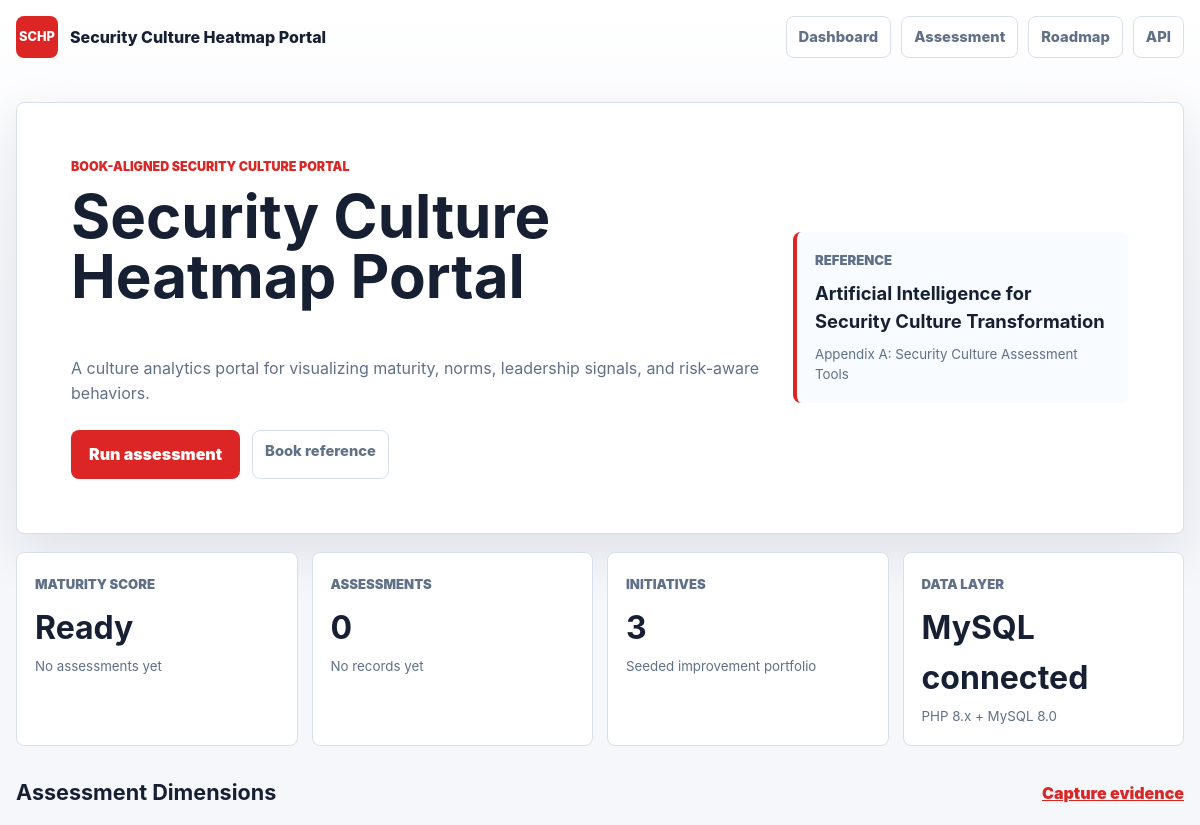
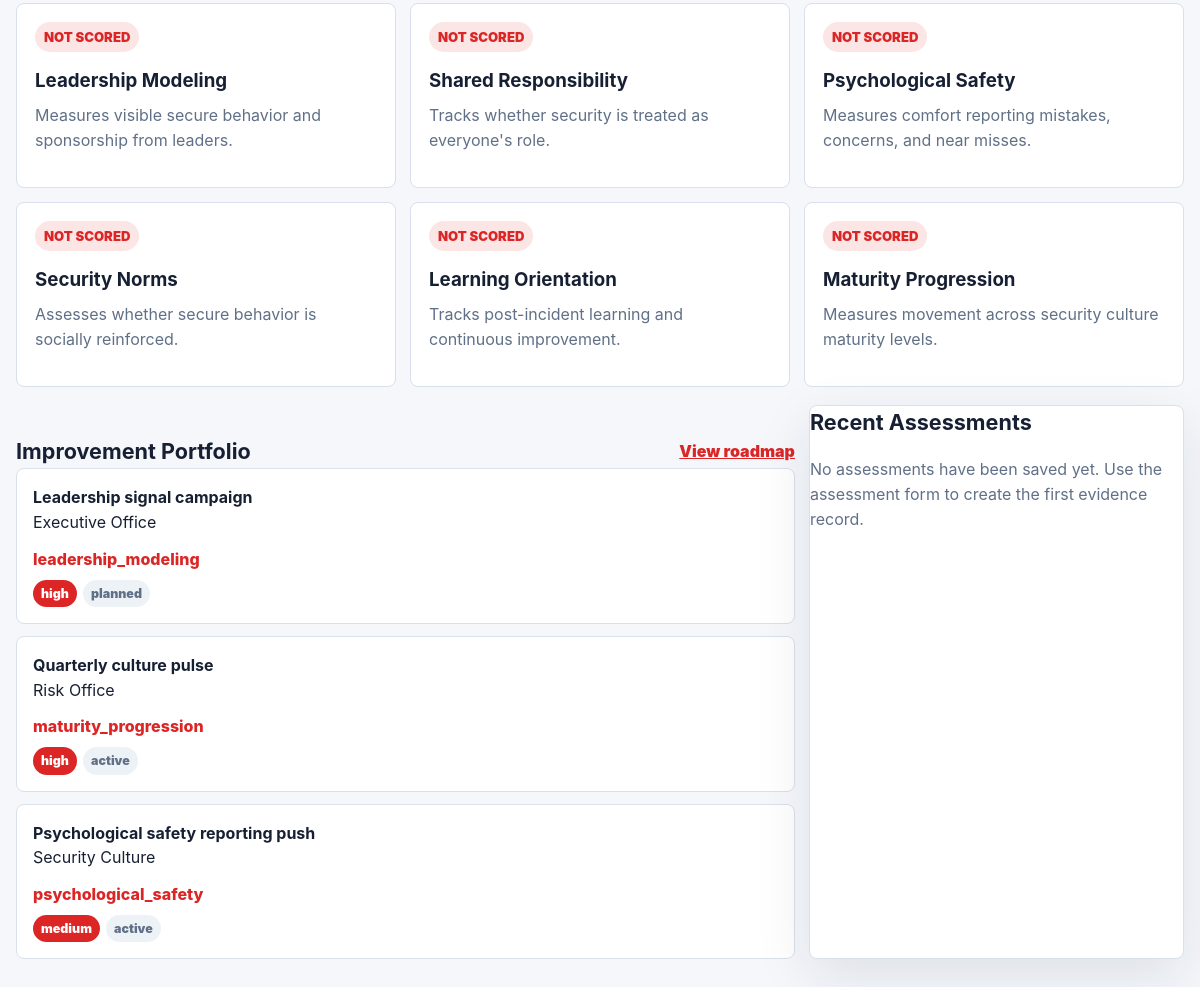
The page / on the database its author committed (2 pictures, top to bottom).
### tables this page shows
CREATE TABLE IF NOT EXISTS initiatives (
  id BIGINT UNSIGNED AUTO_INCREMENT PRIMARY KEY,
  title VARCHAR(220) NOT NULL UNIQUE,
  owner VARCHAR(160) NOT NULL,
  status ENUM('planned','active','paused','completed') NOT NULL DEFAULT 'planned',
  priority ENUM('low','medium','high') NOT NULL DEFAULT 'medium',
  impact_area VARCHAR(120) NOT NULL,
  due_date DATE NULL,
  created_at DATETIME NOT NULL DEFAULT CURRENT_TIMESTAMP,
  updated_at DATETIME NOT NULL DEFAULT CURRENT_TIMESTAMP ON UPDATE CURRENT_TIMESTAMP,
  INDEX idx_initiatives_status_priority (status, priority)
);

### src/Support/View.php (called while the page is built, shortened)
<?php
final class View
{
    public static function e(string|int|float|null $value): string
    {
        return htmlspecialchars((string) $value, ENT_QUOTES, 'UTF-8');
    }
}

### src/Repository/PortalRepository.php (called while the page is built, shortened)
<?php
final class PortalRepository
{
    public function connected(): bool
    {
        return $this->db instanceof PDO;
    }
    public function summary(): array
    {
        return [
            'connected' => true,
            'assessment_count' => (int) $this->db->query('SELECT COUNT(*) FROM assessments')->fetchColumn(),
            'initiative_count' => (int) $this->db->query('SELECT COUNT(*) FROM initiatives')->fetchColumn(),
            'average_score' => $this->nullableFloat($this->db->query('SELECT AVG(weighted_score) FROM assessments')->fetchColumn()),
            'latest_assessment_at' => $this->db->query('SELECT MAX(created_at) FROM assessments')->fetchColumn() ?: null,
        ];
    }
    public function recentAssessments(int $limit = 5): array
    {
        $stmt = $this->db->prepare('SELECT * FROM assessments ORDER BY created_at DESC LIMIT :limit');
        $stmt->bindValue('limit', $limit, PDO::PARAM_INT);
        $stmt->execute();
        return $stmt->fetchAll();
    }
    public function dimensionAverages(): array
    {
        $rows = $this->db->query('SELECT dimension_key, AVG(score) AS average_score FROM assessment_scores GROUP BY dimension_key')->fetchAll();
        $averages = [];
        return $averages;
    }
    public function initiatives(): array
    {
        return $this->db->query('SELECT * FROM initiatives ORDER BY FIELD(priority, "high", "medium", "low"), title')->fetchAll();
    }
    private function nullableFloat(mixed $value): ?float
    {
        return $value === null ? null : round((float) $value, 2);
    }
}

### src/bootstrap.php (called while the page is built, shortened)
<?php
spl_autoload_register(function (string $class): void {
    $prefix = 'Portal\\';
    $relative = str_replace('\\', DIRECTORY_SEPARATOR, substr($class, strlen($prefix)));
    $file = __DIR__ . DIRECTORY_SEPARATOR . $relative . '.php';
});

### public/index.php (the view, shortened to what this page needs)
<?php
require __DIR__ . '/../src/bootstrap.php';
$config = Json::decode((string) file_get_contents(__DIR__ . '/../config/portal.json'), []);
$repository = new PortalRepository(Database::tryConnection());
$scoring = new ScoringService();
sendPage($config, 'Dashboard', renderDashboard($config, $repository, $scoring));
function sendPage(array $config, string $title, string $body, int $status = 200): void
{
    echo layout($config, $title, $body);
    exit;
}
function layout(array $config, string $title, string $body): string
{
    $appTitle = View::e((string) ($config['title'] ?? 'Portal'));
    $pageTitle = View::e($title);
    $short = View::e((string) ($config['short_name'] ?? 'PORTAL'));
    $accent = View::e((string) ($config['accent'] ?? '#0f766e'));
    return <<<HTML
<!doctype html>
<html lang="en">
<head>
  <meta charset="utf-8">
  <meta name="viewport" content="width=device-width, initial-scale=1">
  <title>{$pageTitle} | {$appTitle}</title>
  <style>:root { --primary: {$accent}; }</style>
  <link rel="stylesheet" href="/assets/app.css">
</head>
<body>
  <header class="topbar">
    <a class="brand" href="/"><span class="brand-mark">{$short}</span><span>{$appTitle}</span></a>
    <nav>
      <a href="/">Dashboard</a>
      <a href="/assessment">Assessment</a>
      <a href="/roadmap">Roadmap</a>
      <a href="/api/summary">API</a>
    </nav>
  </header>
  <main class="page-shell">{$body}</main>
</body>
</html>
HTML;
}
function renderDashboard(array $config, PortalRepository $repository, ScoringService $scoring): string
{
    $summary = $repository->summary();
    $averages = $repository->dimensionAverages();
    $initiatives = $repository->initiatives() ?: ($config['initiatives'] ?? []);
    $recent = $repository->recentAssessments();
    $score = $summary['average_score'] ?? null;
    $band = $score === null ? 'No assessments yet' : $scoring->maturityBand((float) $score);
    $scoreLabel = $score === null ? 'Ready' : number_format((float) $score, 1) . '%';
    $dbStatus = $summary['connected'] ? 'MySQL connected' : 'MySQL not connected';
    $assessmentCount = (string) ($summary['assessment_count'] ?? 0);
    $initiativeCount = (string) ($summary['initiative_count'] ?? 0);
    $latestAssessment = View::e((string) ($summary['latest_assessment_at'] ?? 'No records yet'));
    $saved = isset($_GET['saved']) ? '<div class="notice">Assessment saved successfully.</div>' : '';
    $dimensionCards = renderDimensionCards($config, $averages);
    $initiativeCards = renderInitiatives($initiatives);
    $recentRows = renderRecentAssessments($recent);
    $book = $config['book'];
    $portalTitle = View::e((string) $config['title']);
    $bookTitle = View::e((string) $book['title']);
    $bookUrl = View::e((string) $book['url']);
    $tagline = View::e((string) $config['tagline']);
    $alignment = View::e((string) $book['alignment']);
    return <<<HTML
{$saved}
<section class="hero panel">
  <div>
    <p class="eyebrow">Book-aligned security culture portal</p>
    <h1>{$portalTitle}</h1>
    <p>{$tagline}</p>
    <div class="hero-actions">
      <a class="button-link" href="/assessment">Run assessment</a>
      <a class="secondary-link" href="{$bookUrl}" target="_blank" rel="noopener">Book reference</a>
    </div>
  </div>
  <aside class="book-card">
    <span>Reference</span>
    <strong>{$bookTitle}</strong>
    <small>{$alignment}</small>
  </aside>
</section>
<section class="metric-grid">
  <article><span>Maturity score</span><strong>{$scoreLabel}</strong><small>{$band}</small></article>
  <article><span>Assessments</span><strong>{$assessmentCount}</strong><small>{$latestAssessment}</small></article>
  <article><span>Initiatives</span><strong>{$initiativeCount}</strong><small>Seeded improvement portfolio</small></article>
  <article><span>Data layer</span><strong>{$dbStatus}</strong><small>PHP 8.x + MySQL 8.0</small></article>
</section>
<section class="section-head"><h2>Assessment Dimensions</h2><a href="/assessment">Capture evidence</a></section>
<section class="dimension-grid">{$dimensionCards}</section>
<section class="split-layout">
  <div>
    <section class="section-head"><h2>Improvement Portfolio</h2><a href="/roadmap">View roadmap</a></section>
    <div class="stack">{$initiativeCards}</div>
  </div>
  <aside class="panel">
    <h2>Recent Assessments</h2>
    {$recentRows}
  </aside>
</section>
HTML;
}
function renderDimensionCards(array $config, array $averages): string
{
    $html = '';
    foreach ($config['dimensions'] ?? [] as $dimension) {
        $key = (string) $dimension['key'];
        $label = View::e((string) $dimension['label']);
        $description = View::e((string) $dimension['description']);
        $average = isset($averages[$key]) ? number_format(((float) $averages[$key] / 5) * 100, 0) . '%' : 'Not scored';
        $html .= "<article class=\"panel dimension-card\"><span>{$average}</span><h3>{$label}</h3><p>{$description}</p></article>";
    }
    return $html;
}
function renderInitiatives(array $initiatives): string
{
    $html = '';
    foreach ($initiatives as $initiative) {
        $title = View::e((string) ($initiative['title'] ?? 'Initiative'));
        $owner = View::e((string) ($initiative['owner'] ?? 'Owner pending'));
        $status = View::e((string) ($initiative['status'] ?? 'planned'));
        $priority = View::e((string) ($initiative['priority'] ?? 'medium'));
        $impact = View::e((string) ($initiative['impact_area'] ?? 'culture'));
        $html .= "<article class=\"initiative\"><div><strong>{$title}</strong><span>{$owner}</span></div><div><em>{$impact}</em><span class=\"badge\">{$priority}</span><span class=\"badge soft\">{$status}</span></div></article>";
    }
    return $html;
}
function renderRecentAssessments(array $recent): string
{
    if ($recent === []) {
        return '<p class="muted">No assessments have been saved yet. Use the assessment form to create the first evidence record.</p>';
    }
    $html = '<div class="recent-list">';
    return $html . '</div>';
}

### public/assets/app.css (style rules this page uses)
:root { color-scheme: light; --bg: #f5f7fb; --surface: #ffffff; --surface-soft: #eef6f4; --text: #172033; --muted: #607087; --line: #d8e0eb; --primary-dark: color-mix(in srgb, var(--primary), #000 18%); --shadow: 0 18px 55px rgba(23, 32, 51, 0.1); }
* { box-sizing: border-box; }
body { margin: 0; background: linear-gradient(180deg, #ffffff 0, var(--bg) 320px), var(--bg); color: var(--text); font-family: Inter, ui-sans-serif, system-ui, -apple-system, BlinkMacSystemFont, "Segoe UI", sans-serif; line-height: 1.55; }
a { color: inherit; }
.topbar { width: min(1180px, calc(100% - 32px)); min-height: 74px; display: flex; align-items: center; justify-content: space-between; gap: 18px; margin: 0 auto; }
.brand { display: inline-flex; align-items: center; gap: 12px; color: var(--text); font-weight: 850; text-decoration: none; }
.brand-mark { width: 42px; height: 42px; display: inline-grid; place-items: center; border-radius: 8px; background: var(--primary); color: #fff; font-size: .8rem; }
nav { display: flex; flex-wrap: wrap; gap: 10px; }
nav a, .secondary-link { border: 1px solid var(--line); border-radius: 8px; padding: 9px 12px; background: #fff; color: var(--muted); font-size: .92rem; font-weight: 800; text-decoration: none; }
.page-shell { width: min(1180px, calc(100% - 32px)); margin: 0 auto; padding: 28px 0 58px; }
.panel, .metric-grid article, .initiative, .roadmap article { border: 1px solid var(--line); border-radius: 8px; background: var(--surface); box-shadow: var(--shadow); }
.hero { display: grid; grid-template-columns: 1fr; gap: 24px; align-items: center; padding: clamp(28px, 5vw, 54px); }
.eyebrow { margin: 0 0 10px; color: var(--primary); font-size: .78rem; font-weight: 900; text-transform: uppercase; }
h1, h2, h3, p { margin-top: 0; }
h1 { max-width: 860px; font-size: clamp(2rem, 5vw, 4.2rem); line-height: 1; overflow-wrap: anywhere; }
h2 { font-size: 1.35rem; }
h3 { margin-bottom: 8px; }
p, small, .muted { color: var(--muted); }
.hero-actions { display: flex; flex-wrap: wrap; gap: 12px; margin-top: 24px; }
.button-link, button { min-height: 48px; display: inline-flex; align-items: center; justify-content: center; border: 0; border-radius: 8px; padding: 12px 18px; background: var(--primary); color: #fff; font-weight: 900; text-decoration: none; cursor: pointer; }
.book-card { display: grid; gap: 8px; border-left: 4px solid var(--primary); border-radius: 8px; padding: 18px; background: #f8fbff; }
.book-card span, .metric-grid span, .dimension-card span { color: var(--muted); font-size: .82rem; font-weight: 900; text-transform: uppercase; }
.book-card strong { font-size: 1.15rem; }
.metric-grid, .dimension-grid, .split-layout, .form-grid, .score-grid, .roadmap { display: grid; grid-template-columns: 1fr; gap: 14px; margin-top: 18px; }
.metric-grid article { min-height: 142px; padding: 18px; box-shadow: none; }
.metric-grid strong { display: block; margin-top: 8px; font-size: 2rem; }
.dimension-card { min-height: 178px; padding: 18px; box-shadow: none; }
.dimension-card span { display: inline-flex; margin-bottom: 14px; border-radius: 999px; padding: 5px 9px; background: color-mix(in srgb, var(--primary), #fff 88%); color: var(--primary); }
.section-head { display: flex; align-items: center; justify-content: space-between; gap: 14px; margin-top: 30px; }
.section-head h2 { margin: 0; }
.section-head a { color: var(--primary); font-weight: 900; }
.stack { display: grid; gap: 12px; }
.initiative { display: grid; gap: 12px; padding: 16px; box-shadow: none; }
.initiative strong, .initiative span, .initiative em { display: block; }
.initiative em { color: var(--primary); font-style: normal; font-weight: 850; }
.badge { display: inline-flex !important; width: fit-content; margin: 8px 6px 0 0; border-radius: 999px; padding: 4px 8px; background: var(--primary); color: #fff; font-size: .78rem; font-weight: 900; }
.badge.soft { background: #edf2f7; color: var(--muted); }
@media (min-width: 760px) { .metric-grid, .dimension-grid, .score-grid { grid-template-columns: repeat(2, minmax(0, 1fr)); } }
@media (min-width: 1020px) { .hero { grid-template-columns: minmax(0, 1.35fr) minmax(280px, .65fr); } }
@media (min-width: 1020px) { .metric-grid { grid-template-columns: repeat(4, minmax(0, 1fr)); } }
@media (min-width: 1020px) { .dimension-grid { grid-template-columns: repeat(3, minmax(0, 1fr)); } }
@media (min-width: 1020px) { .split-layout { grid-template-columns: minmax(0, 1.35fr) minmax(320px, .65fr); } }

### rows shown on the page
initiatives: title "Leadership signal campaign", owner "Executive Office", impact_area "leadership_modeling", priority "high", status "planned"
initiatives: title "Quarterly culture pulse", owner "Risk Office", impact_area "maturity_progression", priority "high", status "active"
initiatives: title "Psychological safety reporting push", owner "Security Culture", impact_area "psychological_safety", priority "medium", status "active"

### other values the page prints
$short "SCHP"
$appTitle "Security Culture Heatmap Portal"
$portalTitle "Security Culture Heatmap Portal"
$tagline "A culture analytics portal for visualizing maturity, norms, leadership signals, and risk-aware behaviors."
$bookTitle "Artificial Intelligence for Security Culture Transformation"
$alignment "Appendix A: Security Culture Assessment Tools"
$scoreLabel "Ready"
$band "No assessments yet"
$assessmentCount "0"
$latestAssessment "No records yet"
$initiativeCount "3"
$dbStatus "MySQL connected"
$average "NOT SCORED"
$label "Leadership Modeling"
$description "Measures visible secure behavior and sponsorship from leaders."
